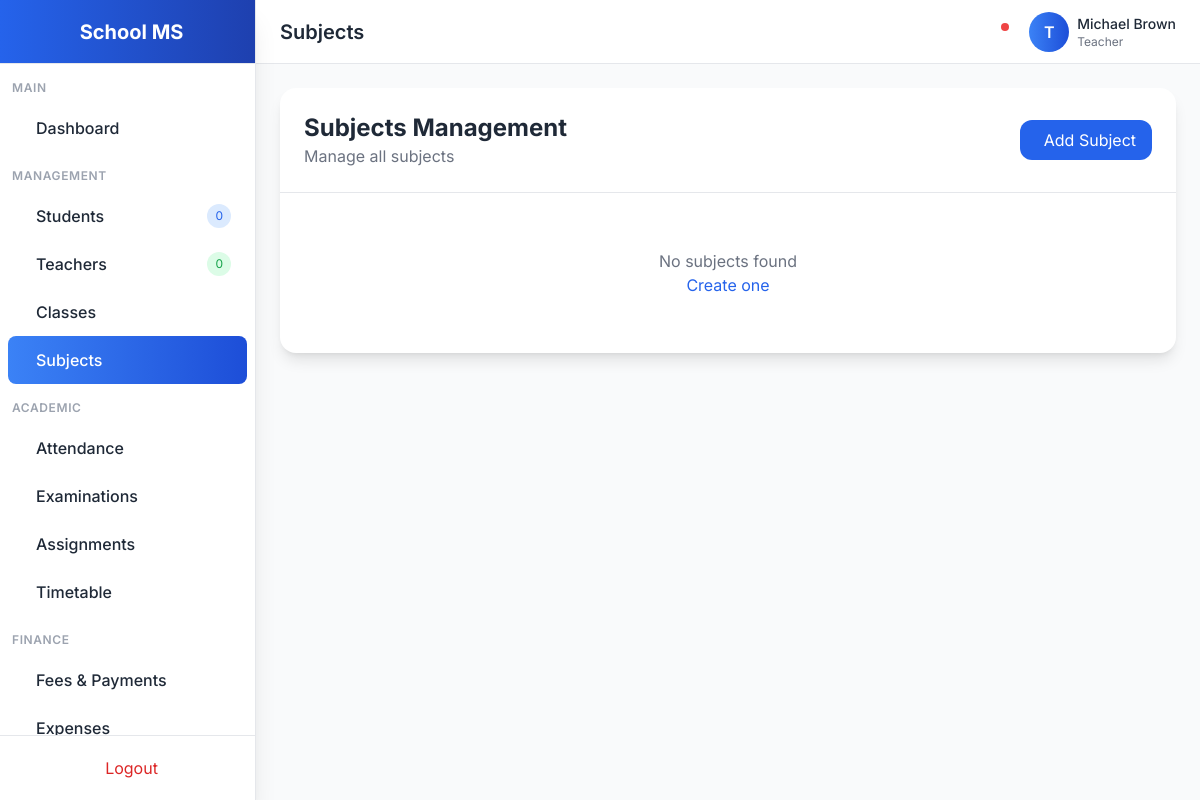
The app's page /academics/subjects/ (signed in), older data.
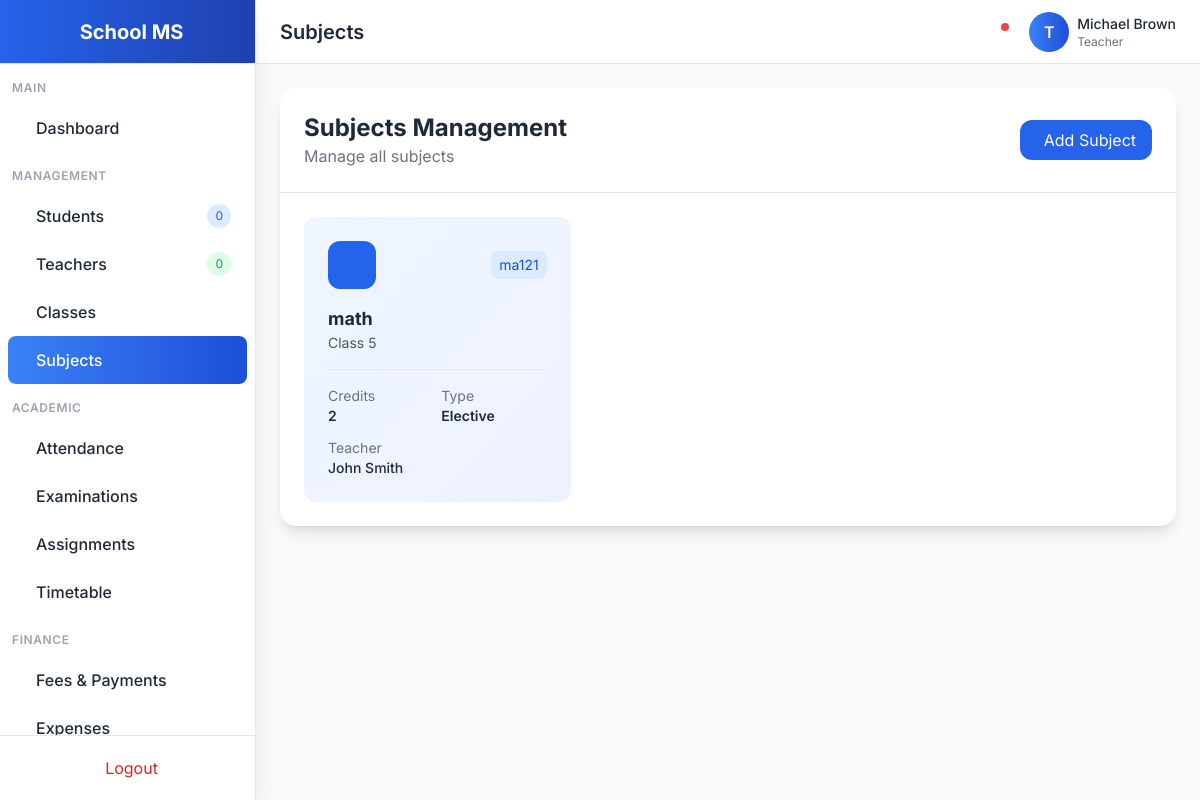
The same page, newer data.
### accounts/models.py (models this page shows, shortened)
class User(AbstractUser):
    ROLE_CHOICES = [
        ('admin', 'Admin'),
        ('teacher', 'Teacher'),
        ('student', 'Student'),
        ('parent', 'Parent'),
    ]
    GENDER_CHOICES = [
        ('male', 'Male'),
        ('female', 'Female'),
        ('other', 'Other'),
    ]
    role = models.CharField(max_length=20, choices=ROLE_CHOICES, default='student')
    gender = models.CharField(max_length=10, choices=GENDER_CHOICES, blank=True)
    phone = models.CharField(max_length=20, blank=True)
    address = models.TextField(blank=True)
    photo = models.ImageField(upload_to='profiles/', blank=True, null=True)
    date_of_birth = models.DateField(null=True, blank=True)
    created_at = models.DateTimeField(auto_now_add=True)
    updated_at = models.DateTimeField(auto_now=True)
    class Meta:
        ordering = ['-created_at']

class TeacherProfile(models.Model):
    DESIGNATION_CHOICES = [
        ('principal', 'Principal'),
        ('vice_principal', 'Vice Principal'),
        ('head_teacher', 'Head Teacher'),
        ('senior_teacher', 'Senior Teacher'),
        ('teacher', 'Teacher'),
        ('assistant_teacher', 'Assistant Teacher'),
    ]
    user = models.OneToOneField(User, on_delete=models.CASCADE, related_name='teacher_profile')
    employee_id = models.CharField(max_length=20, unique=True)
    designation = models.CharField(max_length=100, choices=DESIGNATION_CHOICES, default='teacher')
    qualification = models.CharField(max_length=200)
    department = models.CharField(max_length=100)
    joining_date = models.DateField()
    specializations = models.TextField(blank=True)
    experience_years = models.PositiveIntegerField(default=0)
    is_active = models.BooleanField(default=True)

### academics/models.py (models this page shows, shortened)
class Subject(models.Model):
    name = models.CharField(max_length=100)
    code = models.CharField(max_length=20)
    class_level = models.ForeignKey(ClassLevel, on_delete=models.CASCADE, related_name='subjects')
    teacher = models.ForeignKey('accounts.TeacherProfile', on_delete=models.SET_NULL, null=True, blank=True, related_name='subjects')
    is_elective = models.BooleanField(default=False)
    credits = models.IntegerField(default=1)
    description = models.TextField(blank=True)
    class Meta:
        unique_together = ['code', 'class_level']

class ClassLevel(models.Model):
    name = models.CharField(max_length=50)
    numeric_level = models.IntegerField()
    description = models.TextField(blank=True)
    class Meta:
        ordering = ['numeric_level']

### academics/views.py (the view)
# urls.py: path('subjects/', views.SubjectListView.as_view(), name='subject-list'),
class SubjectListView(LoginRequiredMixin, ListView):
    model = Subject
    template_name = 'academics/subject_list.html'
    context_object_name = 'subjects'
    def get_queryset(self):
        return Subject.objects.select_related('class_level', 'teacher').all()

### templates/academics/subject_list.html (shortened to what this page needs)
{% extends 'base.html' %}
{% block page_title %}Subjects{% endblock %}
{% block content %}
<div class="bg-white dark:bg-gray-800 rounded-2xl shadow-lg">
    <div class="p-6 border-b dark:border-gray-700 flex flex-col md:flex-row md:items-center md:justify-between gap-4">
        <div>
            <h2 class="text-2xl font-bold">Subjects Management</h2>
            <p class="text-gray-500 dark:text-gray-400">Manage all subjects</p>
        </div>
        <a href="{% url 'subject-create' %}" class="inline-flex items-center px-4 py-2 bg-primary-600 text-white rounded-xl hover:bg-primary-700 transition">
             Add Subject
        </a>
    </div>
    <div class="p-6">
        <div class="grid grid-cols-1 md:grid-cols-2 lg:grid-cols-3 gap-6">
            {% for subject in subjects %}
            <div class="bg-gradient-to-br from-blue-50 to-indigo-50 dark:from-blue-900/20 dark:to-indigo-900/20 rounded-xl p-6 hover:shadow-lg transition">
                <div class="flex items-center justify-between mb-4">
                    <div class="w-12 h-12 bg-blue-600 rounded-xl flex items-center justify-center text-white">
                    </div>
                    <span class="px-2 py-1 bg-blue-100 dark:bg-blue-900/30 text-blue-700 dark:text-blue-300 rounded-lg text-sm">
                        {{ subject.code }}
                    </span>
                </div>
                <h3 class="font-bold text-lg">{{ subject.name }}</h3>
                <p class="text-sm text-gray-600 dark:text-gray-400">{{ subject.class_level.name }}</p>
                <div class="mt-4 pt-4 border-t border-gray-200 dark:border-gray-700 grid grid-cols-2 gap-2 text-sm">
                    <div>
                        <p class="text-gray-500">Credits</p>
                        <p class="font-semibold">{{ subject.credits }}</p>
                    </div>
                    <div>
                        <p class="text-gray-500">Type</p>
                        <p class="font-semibold">{% if subject.is_elective %}Elective{% else %}Core{% endif %}</p>
                    </div>
                </div>
                {% if subject.teacher %}
                <div class="mt-3 text-sm">
                    <p class="text-gray-500">Teacher</p>
                    <p class="font-medium">{{ subject.teacher.user.get_full_name }}</p>
                </div>
                {% endif %}
            </div>
            {% empty %}
            <div class="col-span-full text-center py-8 text-gray-500">
                <p>No subjects found</p>
                <a href="{% url 'subject-create' %}" class="text-primary-600 hover:underline">Create one</a>
            </div>
            {% endfor %}
        </div>
    </div>
</div>
{% endblock %}

### templates/base.html (shortened to what this page needs)
<!DOCTYPE html>
<html lang="en" class="light">
<head>
    <script src="https://cdn.tailwindcss.com"></script>
    <link href="https://cdn.jsdelivr.net/npm/remixicon@3.5.0/fonts/remixicon.css" rel="stylesheet">
</head>
<body class="bg-gray-50 dark:bg-gray-900 text-gray-800 dark:text-gray-100 transition-colors duration-300">
    {% if user.is_authenticated %}
    <div class="flex h-screen overflow-hidden">
        <aside class="w-64 bg-white dark:bg-gray-800 border-r dark:border-gray-700 flex flex-col shadow-xl z-20">
            <div class="h-16 flex items-center justify-center border-b dark:border-gray-700 bg-gradient-to-r from-primary-600 to-primary-800">
                <span class="text-xl font-bold text-white">School MS</span>
            </div>
            <nav class="flex-1 overflow-y-auto py-4">
                <div class="px-3 mb-2">
                    <p class="text-xs font-semibold text-gray-400 uppercase tracking-wider">Main</p>
                </div>
                <a href="{% url 'dashboard' %}" class="sidebar-item flex items-center px-4 py-3 mx-2 rounded-lg {% if request.path == '/' or request.path == '/dashboard/' %}active{% else %}hover:bg-gray-100 dark:hover:bg-gray-700{% endif %}">
                    <span class="font-medium">Dashboard</span>
                </a>
                <div class="px-3 mt-4 mb-2">
                    <p class="text-xs font-semibold text-gray-400 uppercase tracking-wider">Management</p>
                </div>
                <a href="{% url 'student-list' %}" class="sidebar-item flex items-center px-4 py-3 mx-2 rounded-lg {% if 'student' in request.path %}active{% else %}hover:bg-gray-100 dark:hover:bg-gray-700{% endif %}">
                    <span class="font-medium">Students</span>
                    <span class="ml-auto bg-primary-100 dark:bg-primary-900 text-primary-600 dark:text-primary-300 text-xs px-2 py-1 rounded-full">{{ students_count|default:0 }}</span>
                </a>
                <a href="{% url 'teacher-list' %}" class="sidebar-item flex items-center px-4 py-3 mx-2 rounded-lg {% if 'teacher' in request.path %}active{% else %}hover:bg-gray-100 dark:hover:bg-gray-700{% endif %}">
                    <span class="font-medium">Teachers</span>
                    <span class="ml-auto bg-green-100 dark:bg-green-900 text-green-600 dark:text-green-300 text-xs px-2 py-1 rounded-full">{{ teachers_count|default:0 }}</span>
                </a>
                <a href="{% url 'class-section-list' %}" class="sidebar-item flex items-center px-4 py-3 mx-2 rounded-lg {% if 'class' in request.path %}active{% else %}hover:bg-gray-100 dark:hover:bg-gray-700{% endif %}">
                    <span class="font-medium">Classes</span>
                </a>
                <a href="{% url 'subject-list' %}" class="sidebar-item flex items-center px-4 py-3 mx-2 rounded-lg {% if 'subject' in request.path %}active{% else %}hover:bg-gray-100 dark:hover:bg-gray-700{% endif %}">
                    <span class="font-medium">Subjects</span>
                </a>
                <div class="px-3 mt-4 mb-2">
                    <p class="text-xs font-semibold text-gray-400 uppercase tracking-wider">Academic</p>
                </div>
                <a href="{% url 'attendance-list' %}" class="sidebar-item flex items-center px-4 py-3 mx-2 rounded-lg {% if 'attendance' in request.path %}active{% else %}hover:bg-gray-100 dark:hover:bg-gray-700{% endif %}">
                    <span class="font-medium">Attendance</span>
                </a>
                <a href="{% url 'exam-schedule-list' %}" class="sidebar-item flex items-center px-4 py-3 mx-2 rounded-lg {% if 'exam' in request.path or 'grade' in request.path %}active{% else %}hover:bg-gray-100 dark:hover:bg-gray-700{% endif %}">
                    <span class="font-medium">Examinations</span>
                </a>
                <a href="{% url 'assignment-list' %}" class="sidebar-item flex items-center px-4 py-3 mx-2 rounded-lg {% if 'assignment' in request.path %}active{% else %}hover:bg-gray-100 dark:hover:bg-gray-700{% endif %}">
                    <span class="font-medium">Assignments</span>
                </a>
                <a href="{% url 'timetable-list' %}" class="sidebar-item flex items-center px-4 py-3 mx-2 rounded-lg {% if 'timetable' in request.path %}active{% else %}hover:bg-gray-100 dark:hover:bg-gray-700{% endif %}">
                    <span class="font-medium">Timetable</span>
                </a>
                <div class="px-3 mt-4 mb-2">
                    <p class="text-xs font-semibold text-gray-400 uppercase tracking-wider">Finance</p>
                </div>
                <a href="{% url 'fee-payment-list' %}" class="sidebar-item flex items-center px-4 py-3 mx-2 rounded-lg {% if 'fee' in request.path or 'finance' in request.path %}active{% else %}hover:bg-gray-100 dark:hover:bg-gray-700{% endif %}">
                    <span class="font-medium">Fees & Payments</span>
                </a>
                <a href="{% url 'expense-list' %}" class="sidebar-item flex items-center px-4 py-3 mx-2 rounded-lg {% if 'expense' in request.path %}active{% else %}hover:bg-gray-100 dark:hover:bg-gray-700{% endif %}">
                    <span class="font-medium">Expenses</span>
                </a>
            </nav>
            <div class="p-3 border-t dark:border-gray-700">
                <a href="{% url 'logout' %}" class="flex items-center justify-center px-4 py-2 text-red-600 hover:bg-red-50 dark:hover:bg-red-900/20 rounded-lg transition">
                    <span>Logout</span>
                </a>
            </div>
        </aside>
        <div class="flex-1 flex flex-col overflow-hidden">
            <header class="h-16 bg-white dark:bg-gray-800 border-b dark:border-gray-700 flex items-center justify-between px-6 shadow-sm">
                <div class="flex items-center">
                    <h1 class="text-xl font-semibold">{% block page_title %}Dashboard{% endblock %}</h1>
                </div>
                <div class="flex items-center space-x-4">
                    <button onclick="toggleTheme()" class="p-2 rounded-lg hover:bg-gray-100 dark:hover:bg-gray-700 transition">
                    </button>
                    <div class="relative">
                        <button class="p-2 rounded-lg hover:bg-gray-100 dark:hover:bg-gray-700 transition">
                            <span class="absolute top-1 right-1 w-2 h-2 bg-red-500 rounded-full"></span>
                        </button>
                    </div>
                    <div class="flex items-center space-x-2">
                        <div class="w-10 h-10 rounded-full bg-gradient-to-r from-primary-500 to-primary-700 flex items-center justify-center text-white font-semibold">
                            {{ user.username|make_list|first|upper }}
                        </div>
                        <div class="hidden md:block">
                            <p class="text-sm font-medium">{{ user.get_full_name|default:user.username }}</p>
                            <p class="text-xs text-gray-500">{{ user.get_role_display }}</p>
                        </div>
                    </div>
                </div>
            </header>
            <main class="flex-1 overflow-y-auto p-6 bg-gray-50 dark:bg-gray-900">
                {% block content %}{% endblock %}
            </main>
        </div>
    </div>
    {% else %}
    <main class="min-h-screen flex items-center justify-center bg-gradient-to-br from-primary-600 via-primary-700 to-primary-900">
        {% block auth_content %}{% endblock %}
    </main>
    {% endif %}
</body>
</html>

### templates/base.html (style rules this page uses)
body { font-family: 'Inter', sans-serif; }
.sidebar-item.active { background: linear-gradient(90deg, #3b82f6 0%, #1d4ed8 100%); color: white; }

Row changes from the older to the newer data that the page shows:
added Subject: code "ma121", name "math", class_level.name "Class 5", credits "2", is_elective "Elective", teacher.user.get_full_name "John Smith"
Text that changed along with them:
text no longer shown: "No subjects found Create one"
